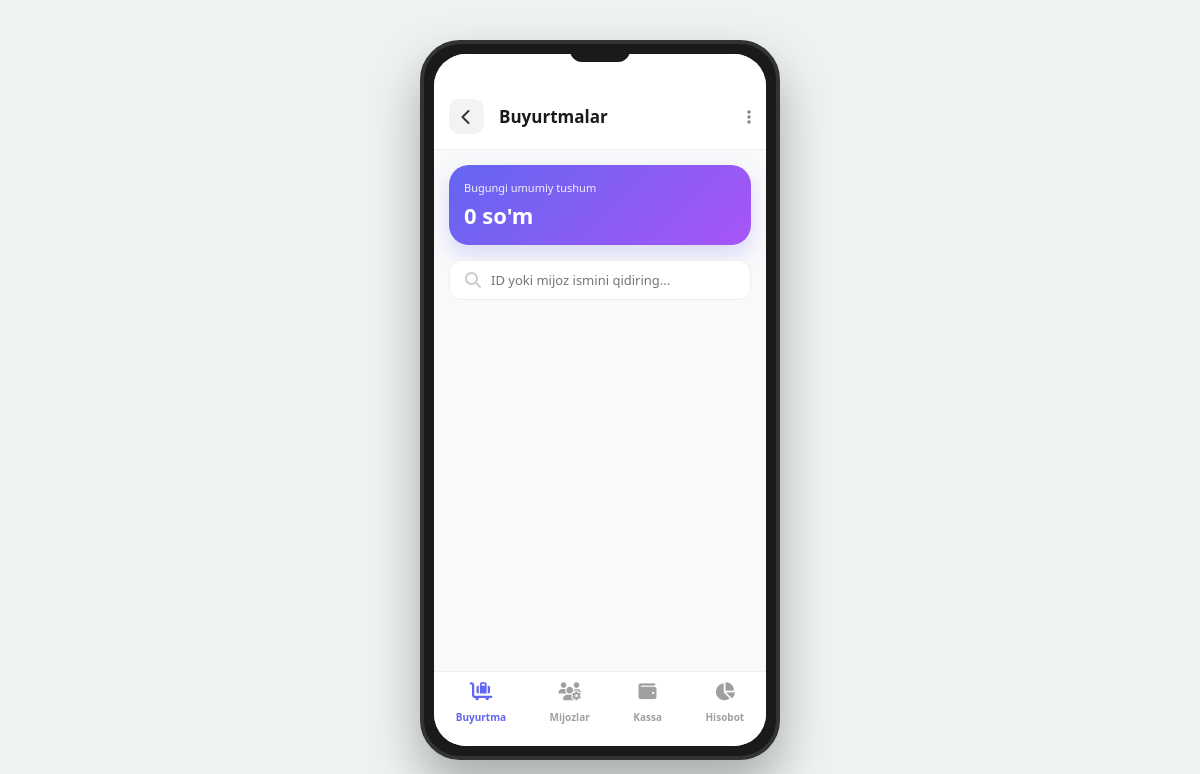
Before: /buyurtma_admin/ with the older database file.
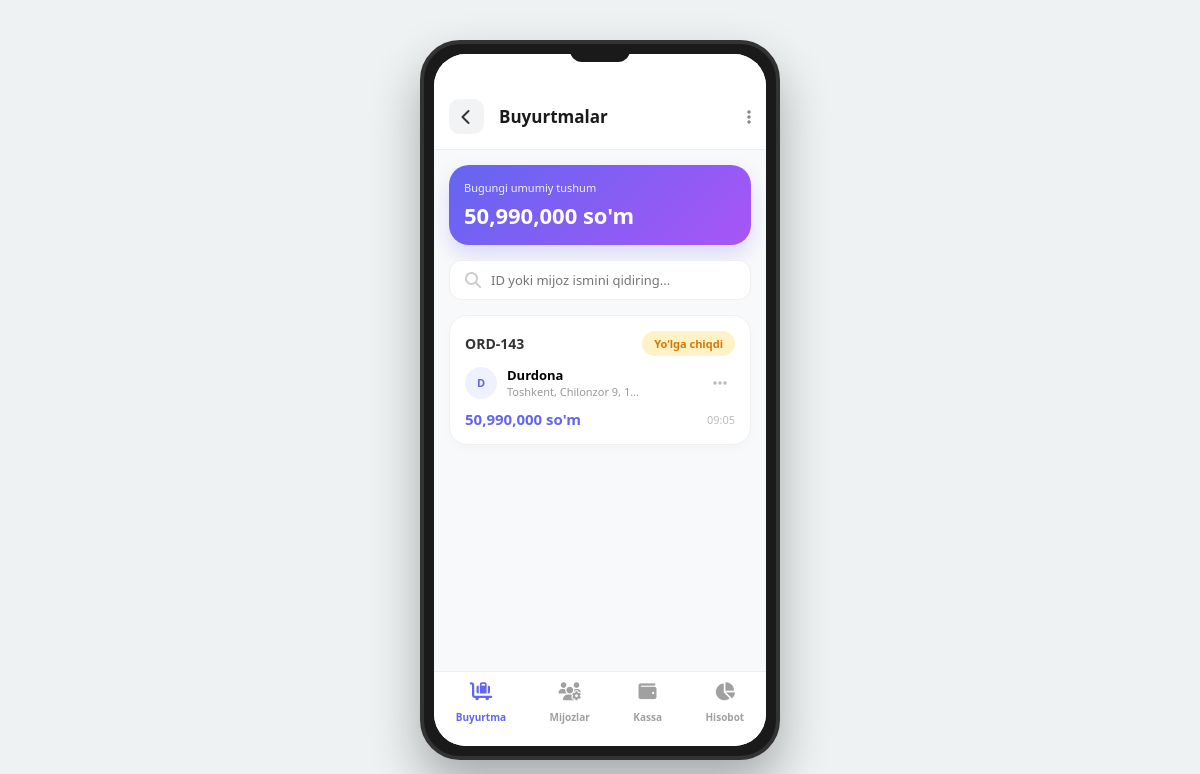
After: the same page with the newer database file.
### app/models.py (models this page shows, shortened)
class BaseCreatedModel(models.Model):
    created_at = models.DateTimeField(auto_now_add=True)
    updated_at = models.DateTimeField(auto_now=True)
    class Meta:
        abstract = True

class Order(BaseCreatedModel):
    class OrderStatusChoice(models.TextChoices):
        PENDING = 'Kutilmoqda', 'Kutilmoqda'          # Buyurtma tushdi, lekin hali ko'rilmadi
        CONFIRMED = 'Tasdiqlandi', 'Tasdiqlandi'     # Admin buyurtmani ko'rib, tasdiqladi
        PROCESSING = 'Tayyorlanmoqda', 'Tayyorlanmoqda' # Omborxonada qadoqlanmoqda
        SHIPPED = 'Yo‘lga chiqdi', 'Yo‘lga chiqdi'       # Kuryerga berildi yoki pochta yo'lida
        DELIVERED = 'Yetkazildi', 'Yetkazildi'      # Mijoz mahsulotni qabul qilib oldi
        CANCELLED = 'Bekor qilindi', 'Bekor qilindi'   # Mijoz yoki admin tomonidan bekor qilindi
        RETURNED = 'Qaytarildi', 'Qaytarildi'
    class PaymentMethodChoice(models.TextChoices):
        CASH = 'cash', 'Naqd pul'
        CARD = 'card', 'Plastik karta (Terminal)'
        CLICK = 'click', 'Click'
        PAYME = 'payme', 'Payme'
        UZUM = 'uzum', 'Uzum Bank'
    user = models.ForeignKey(Users, on_delete=models.CASCADE, related_name='orders')
    phone = models.CharField(max_length=20, blank=True, null=True)
    address = models.TextField(verbose_name="Zakar borishi kk bo'lgan manzil", blank=True, null=True)
    description = models.CharField(max_length=500, blank=True, null=True)
    is_status = models.CharField(
        max_length=30,
        choices=OrderStatusChoice.choices,
        default=OrderStatusChoice.PENDING
    )
    payment_method = models.CharField(
        max_length=20,
        choices=PaymentMethodChoice.choices,
        default=PaymentMethodChoice.CASH,
        verbose_name="To'lov usuli"
    )
    @property
    def total_order_price(self):
        return sum(item.item_total_price for item in self.items.all())

class Users(AbstractUser):
    class UserTypes(models.TextChoices):
        Admin = 'Admin', 'Admin'
        CLENT = 'Clent', 'Mijoz'
    avatar = models.ImageField(upload_to='avatar/', blank=True, null=True)
    user_type = models.CharField(max_length=500, choices=UserTypes.choices, default=UserTypes.CLENT)
    phone = models.CharField(max_length=50, blank=True, null=True)

class OrderItem(BaseCreatedModel):
    order = models.ForeignKey(Order, on_delete=models.CASCADE, related_name='items')
    product = models.ForeignKey(UzumProduct, on_delete=models.SET_NULL, related_name="order_items", null=True)
    price = models.BigIntegerField(help_text="Sotib olingan vaqtdagi narxi", editable=False)
    count = models.IntegerField(validators=[MinValueValidator(1)])
    @property
    def item_total_price(self):
        return self.price * self.count

### app/admin_viuw.py (the view)
# urls.py: path('buyurtma_admin/', buyurtma_admin, name='buyurtma_admin'),
def buyurtma_admin(request):
    context = get_today_income_context()
    return render(request, 'admin/buyurtma.html', context)

### app/admin_viuw.py (called while the page is built)
def get_today_income_context():
    today = localdate()
    orders = Order.objects.filter(created_at__date=today).order_by('-created_at')
    today_income = OrderItem.objects.filter(order__created_at__date=today).aggregate(
        total=Sum(ExpressionWrapper(F('price') * F('count'), output_field=BigIntegerField()))
    )['total'] or 0
    sales_count = orders.count()
    return {
        'today_income': today_income,
        'sales_count': sales_count,
        'growth_percent': 0,
        'orders': orders,
    }

### app/context_processors.py (called while the page is built)
def cart_item_count(request):
    count = 0
    if request.user.is_authenticated:
        count = ShopingModel.objects.filter(user=request.user).count()
    return {'cart_item_count': count}

### templates/admin/buyurtma.html (shortened to what this page needs)
{% load humanize %}
<!DOCTYPE html>
<html lang="uz">
<head>
  <link rel="stylesheet" href="https://cdnjs.cloudflare.com/ajax/libs/font-awesome/6.4.0/css/all.min.css" />
</head>
<body>
  <div class="phone">
    <div class="notch"></div>
    <div class="screen">
      <header class="header">
        <a href="{% url 'admin_home' %}" class="back-btn"><i class="fa-solid fa-chevron-left"></i></a>
        <div class="header-title">Buyurtmalar</div>
        <i class="fa-solid fa-ellipsis-vertical" style="color: #888;"></i>
      </header>
      <a href="{% url 'kassa' %}" class="kassa-link">
        <div class="kassa-preview">
          <div style="font-size: 11px; opacity: 0.9;">Bugungi umumiy tushum</div>
          <h2 style="font-size: 22px; margin-top: 5px; font-weight: 800;">{{ today_income|intcomma }} so'm</h2>
        </div>
      </a>
      <div class="search-bar">
        <i class="fa-solid fa-magnifying-glass" style="color: #ccc;"></i>
        <input type="text" placeholder="ID yoki mijoz ismini qidiring...">
      </div>
      <div class="content">
        {% if orders %}
          {% for order in orders %}
            <div class="order-card">
              <div class="card-header">
                <span class="order-id">ORD-{{ order.id }}</span>
                <span class="status-pill" id="pill-{{ order.id }}"
                      style="background: #fef3c7; color: #d97706;">
                  {{ order.is_status|default:"Kutilmoqda" }}
                </span>
              </div>
              <a href="{% url 'buyurma_details' order.id %}" class="order-link">
                <div class="client-info">
                  <div class="avatar">{{ order.user.username|slice:":1"|upper }}</div>
                  <div style="flex: 1;">
                    <div style="font-size: 13px; font-weight: 700;">{{ order.user.username|capfirst }}</div>
                    <div style="font-size: 11px; color: #999;">{{ order.address|truncatechars:25 }}</div>
                  </div>
                  <div class="more-options" onclick="event.preventDefault(); event.stopPropagation(); openStatusSheet('{{ order.id }}')">
                     <i class="fa-solid fa-ellipsis"></i>
                  </div>
                </div>
              </a>
              <div style="display: flex; justify-content: space-between; align-items: center; margin-top: 10px;">
                <div class="price-tag">{{ order.total_order_price|intcomma }} so'm</div>
                <div style="font-size: 11px; color: #bbb;">{{ order.created_at|date:"H:i" }}</div>
              </div>
            </div>
          {% endfor %}
        {% endif %}
      </div>
      <nav class="navbar">
        <a href="{% url 'buyurtma_admin' %}" class="nav-item active"><i class="fa-solid fa-cart-flatbed-suitcase"></i><span>Buyurtma</span></a>
        <a href="{% url 'mijozlar' %}" class="nav-item"><i class="fa-solid fa-users-gear"></i><span>Mijozlar</span></a>
        <a href="{% url 'kassa' %}" class="nav-item"><i class="fa-solid fa-wallet"></i><span>Kassa</span></a>
        <a href="{% url 'hisobothtml' %}" class="nav-item"><i class="fa-solid fa-chart-pie"></i><span>Hisobot</span></a>
      </nav>
    </div>
  </div>
</body>
</html>

### templates/admin/buyurtma.html (style rules this page uses)
* { margin: 0; padding: 0; box-sizing: border-box; font-family: 'Segoe UI', sans-serif; }
body { background: #eef2f3; display: flex; justify-content: center; align-items: center; min-height: 100vh; }
.phone { width: 360px; height: 720px; background: #1a1a1a; border-radius: 40px; padding: 10px; box-shadow: 0 25px 50px rgba(0,0,0,0.3); position: relative; border: 4px solid #333; }
.screen { width: 100%; height: 100%; background: #f8f9fa; border-radius: 32px; overflow: hidden; position: relative; display: flex; flex-direction: column; }
.notch { width: 60px; height: 18px; background: #1a1a1a; position: absolute; top: 0; left: 50%; transform: translateX(-50%); border-bottom-left-radius: 12px; border-bottom-right-radius: 12px; z-index: 110; }
.header { padding: 45px 15px 15px; background: #fff; border-bottom: 1px solid #eee; display: flex; align-items: center; justify-content: space-between; }
.back-btn { width: 35px; height: 35px; display: flex; align-items: center; justify-content: center; background: #f1f3f5; border-radius: 10px; cursor: pointer; color: #333; text-decoration: none; }
.header-title { font-size: 17px; font-weight: 700; color: #1a1a1a; flex: 1; margin-left: 15px; }
.kassa-link { text-decoration: none; display: block; margin: 15px; }
.kassa-preview { background: linear-gradient(135deg, #6366f1, #a855f7); padding: 15px; border-radius: 20px; color: #fff; box-shadow: 0 10px 20px rgba(99, 102, 241, 0.2); }
.search-bar { margin: 0 15px 15px; background: #fff; padding: 10px 15px; border-radius: 12px; display: flex; align-items: center; gap: 10px; border: 1px solid #eee; }
.search-bar input { border: none; outline: none; font-size: 13px; width: 100%; }
.content { flex: 1; overflow-y: auto; padding: 0 15px 100px; }
.order-link { text-decoration: none; color: inherit; display: block; }
.order-card { background: #fff; border-radius: 18px; padding: 15px; margin-bottom: 12px; box-shadow: 0 4px 10px rgba(0,0,0,0.02); border: 1px solid #f0f0f0; }
.card-header { display: flex; justify-content: space-between; align-items: center; margin-bottom: 10px; }
.order-id { font-weight: 700; color: #333; font-size: 14px; }
.status-pill { font-size: 11px; padding: 5px 12px; border-radius: 20px; font-weight: 700; transition: all 0.3s ease; }
.client-info { display: flex; align-items: center; gap: 10px; margin: 10px 0; }
.avatar { width: 32px; height: 32px; border-radius: 50%; background: #eef2ff; color: #6366f1; display: flex; align-items: center; justify-content: center; font-size: 11px; font-weight: bold; }
.price-tag { font-weight: 800; color: #6366f1; font-size: 15px; }
.more-options { width: 30px; height: 30px; display: flex; align-items: center; justify-content: center; cursor: pointer; color: #bbb; border-radius: 50%; }
.navbar { position: absolute; bottom: 0; width: 100%; height: 75px; background: #fff; display: flex; justify-content: space-around; align-items: center; border-top: 1px solid #eee; padding-bottom: 10px; }
.nav-item { text-decoration: none; color: #a0a0a0; text-align: center; }
.nav-item.active { color: #6366f1; }
.nav-item i { font-size: 18px; margin-bottom: 4px; display: block; }
.nav-item span { font-size: 10px; font-weight: 600; }

Changed rows visible on the page:
added Order: id "143", is_status "Yo‘lga chiqdi", user.username "D", user.username "Durdona", address "Toshkent, Chilonzor 9, 1…", total_order_price "50,990,000", created_at "09:05"
Other visible differences:
{{ today_income|intcomma }}: "0" → "50,990,000"
